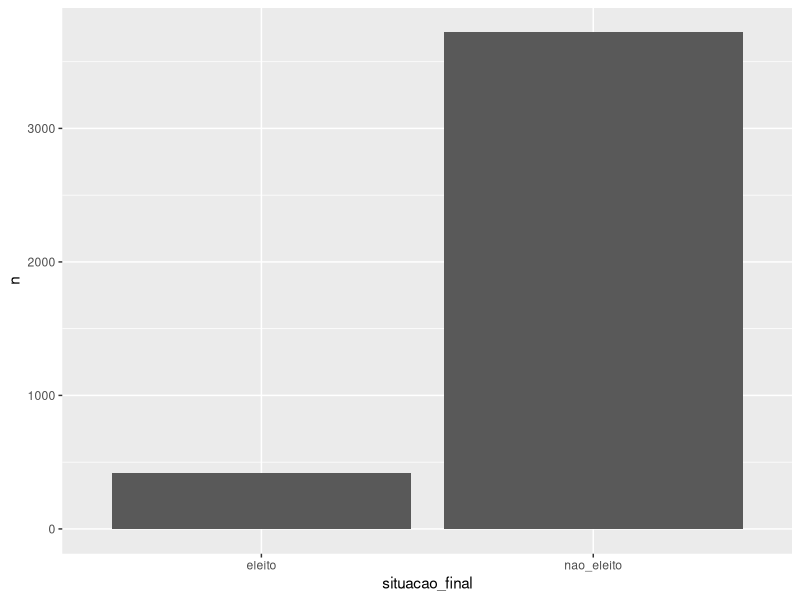

The R source for this figure:
## ---- chunk 1
knitr::opts_chunk$set(echo = TRUE)
## ---- chunk 2
library(caret)
library(dplyr)
## ---- chunk 3
dados_eleicoes <- read.csv("train.csv", encoding = "UTF-8")
## ---- chunk 4
dados_eleicoes %>% count(situacao_final)
## ---- chunk 5
diff_situacao <- dados_eleicoes %>% count(situacao_final)
ggplot(diff_situacao, aes(x = situacao_final, y = n), options(scipen = 5)) +
  geom_bar(stat = "identity")
## ---- chunk 6

dados_eleicoes <- dados_eleicoes %>% select(-ID, -nome, -UF, -numero_cadidato, -setor_economico_receita, -setor_economico_despesa, -partido)

particao <- createDataPartition(y = dados_eleicoes$situacao_final, p = 0.70, list = FALSE)

dados_treino <- dados_eleicoes[ particao, ]
dados_teste <- dados_eleicoes[ -particao, ]
## ---- chunk 7
control <- trainControl(method = "repeatedcv",
                        number = 5,
                        repeats = 5,
                        sampling = "down")


formula <- as.formula(situacao_final ~ .)
## ---- chunk 8
modelO_regressao <- train(formula,
                          data = dados_treino,
                          method = "glm",
                          family = "binomial",
                          na.action = na.omit,
                          trControl = control)

summary(modelO_regressao)
